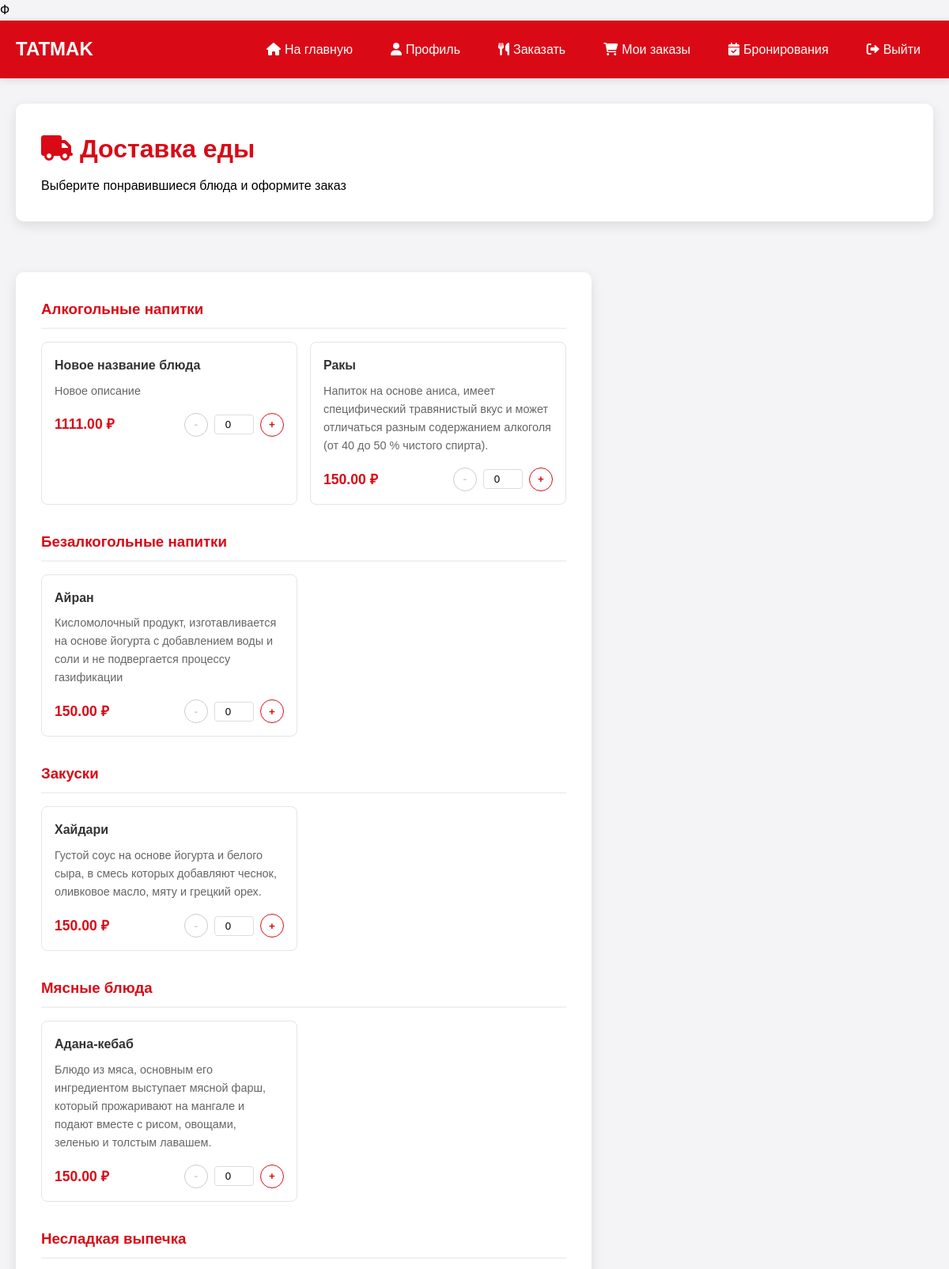
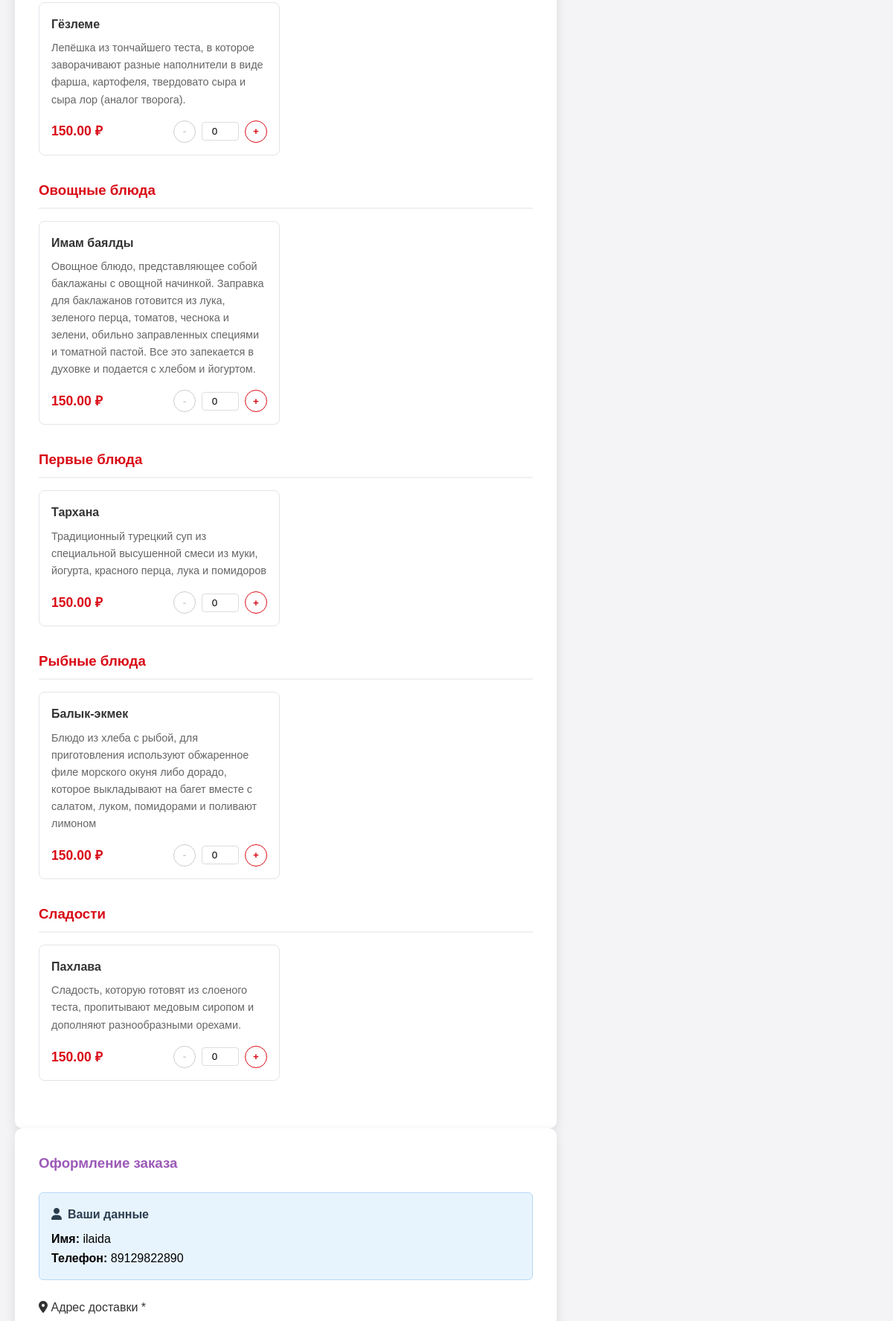
Screenshot of /user/delivery.php (signed in, upper part) with the database file from the repository (2 pictures, top to bottom).
### tables this page shows
CREATE TABLE `dishes` (
  `id` int NOT NULL,
  `category_id` int DEFAULT NULL,
  `name` varchar(200) NOT NULL,
  `description` text,
  `price` decimal(10,2) NOT NULL,
  `weight` varchar(50) DEFAULT NULL,
  `image` varchar(255) DEFAULT NULL,
  `is_available` tinyint(1) DEFAULT '1',
  `created_at` timestamp NULL DEFAULT CURRENT_TIMESTAMP
);

CREATE TABLE `users` (
  `id` int NOT NULL,
  `name` varchar(100) NOT NULL,
  `email` varchar(100) NOT NULL,
  `phone` varchar(20) DEFAULT NULL,
  `password` varchar(255) NOT NULL,
  `role` enum('user','admin') DEFAULT 'user',
  `created_at` timestamp NULL DEFAULT CURRENT_TIMESTAMP
);

### user/delivery.php (the view, shortened to what this page needs)
<?php
$database = new Database();
$db = $database->getConnection();
$user_id = $_SESSION['user_id'];
$user_query = "SELECT * FROM users WHERE id = ?";
$user_stmt = $db->prepare($user_query);
$user_stmt->execute([$user_id]);
$user = $user_stmt->fetch(PDO::FETCH_ASSOC);
$dishes_query = "SELECT d.*, c.name as category_name
                FROM dishes d
                LEFT JOIN categories c ON d.category_id = c.id
                WHERE d.is_available = 1
                ORDER BY c.name, d.name";
$dishes_stmt = $db->query($dishes_query);
$dishes = $dishes_stmt->fetchAll(PDO::FETCH_ASSOC);
$categories = [];
foreach ($dishes as $dish) {
    $categories[$dish['category_name']][] = $dish;
}
?>
<!DOCTYPE html>
<html lang="ru">
<head>
    <link rel="stylesheet" href="https://cdnjs.cloudflare.com/ajax/libs/font-awesome/6.0.0/css/all.min.css">
</head>
<body>
    <header class="header">
        <div class="nav-container">
            <div class="logo">
                <a href="index.php">TATMAK</a>
            </div>
            <div class="nav-menu">
                <a href="../index.php"><i class="fas fa-home"></i> На главную</a>
                <a href="profile.php"><i class="fas fa-user"></i> Профиль</a>
                <a href="delivery.php"><i class="fas fa-utensils"></i> Заказать</a>
                <a href="orders.php">
                <i class="fas fa-shopping-cart"></i> Мои заказы
            </a>
            <a href="reservations.php"><i class="fas fa-calendar-check"></i> Бронирования</a>
                <a href="logout.php"><i class="fas fa-sign-out-alt"></i> Выйти</a>
            </div>
        </div>
    </header>
    <div class="container">
        <div class="page-header">
            <h1><i class="fas fa-truck"></i> Доставка еды</h1>
            <p>Выберите понравившиеся блюда и оформите заказ</p>
        </div>
        <form method="POST" id="orderForm">
            <div class="menu-section">
                <?php foreach ($categories as $category_name => $category_dishes): ?>
                    <div class="category">
                        <h3><?php echo htmlspecialchars($category_name); ?></h3>
                        <div class="dishes-grid">
                            <?php foreach ($category_dishes as $dish): ?>
                                <div class="dish-card">
                                    <div class="dish-name"><?php echo htmlspecialchars($dish['name']); ?></div>
                                    <div class="dish-description"><?php echo htmlspecialchars($dish['description']); ?></div>
                                    <div class="dish-footer">
                                        <div class="dish-price"><?php echo $dish['price']; ?> ₽</div>
                                        <div class="quantity-controls">
                                            <button type="button" class="quantity-btn minus" data-dish="<?php echo $dish['id']; ?>" disabled>-</button>
                                            <input type="number" name="items[<?php echo $dish['id']; ?>]"
                                                   value="<?php echo $_POST['items'][$dish['id']] ?? 0; ?>"
                                                   min="0" max="10" class="quantity-input"
                                                   data-price="<?php echo $dish['price']; ?>">
                                            <button type="button" class="quantity-btn plus" data-dish="<?php echo $dish['id']; ?>">+</button>
                                        </div>
                                    </div>
                                </div>
                            <?php endforeach; ?>
                        </div>
                    </div>
                <?php endforeach; ?>
            </div>
            <div class="order-form">
                <h3 style="margin-bottom: 1.5rem; color: #9b59b6;">Оформление заказа</h3>
                <div class="user-info">
                    <h4><i class="fas fa-user"></i> Ваши данные</h4>
                    <p><strong>Имя:</strong> <?php echo htmlspecialchars($user['name']); ?></p>
                    <p><strong>Телефон:</strong> <?php echo htmlspecialchars($user['phone']); ?></p>
                </div>
                <div class="form-group">
                    <label for="customer_address"><i class="fas fa-map-marker-alt"></i> Адрес доставки *</label>
                </div>
            </div>
        </form>
    </div>
</body>
</html>

### user/delivery.php (style rules this page uses)
* { margin: 0; padding: 0; box-sizing: border-box; }
body { font-family: 'Arial', sans-serif; background: #F4F3F5; line-height: 1.6; }
.header { background: #D90A16; color: white; padding: 1rem 0; box-shadow: 0 2px 10px rgba(0,0,0,0.1); }
.nav-container { max-width: 1200px; margin: 0 auto; padding: 0 20px; display: flex; justify-content: space-between; align-items: center; }
.logo a { color: white; text-decoration: none; font-size: 1.5rem; font-weight: bold; }
.nav-menu { display: flex; gap: 1rem; align-items: center; }
.nav-menu a { color: white; text-decoration: none; padding: 8px 16px; border-radius: 5px; transition: background 0.3s; display: flex; align-items: center; gap: 5px; }
.container { max-width: 1200px; margin: 2rem auto; padding: 0 20px; display: grid; grid-template-columns: 1fr 400px; gap: 2rem; }
.page-header { background: white; padding: 2rem; border-radius: 10px; box-shadow: 0 5px 15px rgba(0,0,0,0.1); margin-bottom: 2rem; grid-column: 1 / -1; }
.page-header h1 { color: #D90A16; margin-bottom: 0.5rem; }
.menu-section { background: white; border-radius: 10px; box-shadow: 0 5px 15px rgba(0,0,0,0.1); padding: 2rem; }
.category { margin-bottom: 2rem; }
.category h3 { color: #D90A16; margin-bottom: 1rem; padding-bottom: 0.5rem; border-bottom: 2px solid #f1f1f1; }
.dishes-grid { display: grid; grid-template-columns: repeat(auto-fill, minmax(300px, 1fr)); gap: 1rem; }
.dish-card { border: 1px solid #e1e5e9; border-radius: 8px; padding: 1rem; transition: transform 0.3s, box-shadow 0.3s; }
.dish-name { font-weight: bold; margin-bottom: 0.5rem; color: #333; }
.dish-description { color: #666; font-size: 0.9rem; margin-bottom: 1rem; }
.dish-footer { display: flex; justify-content: space-between; align-items: center; }
.dish-price { font-weight: bold; color: #D90A16; font-size: 1.1rem; }
.quantity-controls { display: flex; align-items: center; gap: 0.5rem; }
.quantity-btn { width: 30px; height: 30px; border: 1px solid #D90A16; background: white; color: #D90A16; border-radius: 50%; cursor: pointer; display: flex; align-items: center; justify-content: center; font-weight: bold; transition: all 0.3s; }
.quantity-btn:disabled { border-color: #ccc; color: #ccc; cursor: not-allowed; }
.quantity-input { width: 50px; text-align: center; border: 1px solid #ddd; border-radius: 4px; padding: 4px; }
.order-form { background: white; border-radius: 10px; box-shadow: 0 5px 15px rgba(0,0,0,0.1); padding: 2rem; position: sticky; top: 2rem; height: fit-content; }
.form-group { margin-bottom: 1.5rem; }
.form-group label { display: block; margin-bottom: 0.5rem; font-weight: 500; color: #333; }
.user-info { background: #e8f4fd; border: 1px solid #b6d7f7; border-radius: 6px; padding: 1rem; margin-bottom: 1.5rem; }
.user-info h4 { color: #2c3e50; margin-bottom: 0.5rem; display: flex; align-items: center; gap: 0.5rem; }

### rows the page displays
dishes: name "Новое название блюда", description "Новое описание", price "1111.00", id "0"
dishes: name "Ракы", description "Напиток на основе аниса, имеет специфический травянистый вкус и может отличаться разным содержанием алкоголя (от 40 до 50 % чистого спирта).", price "150.00", id "0"
dishes: name "Айран", description "Кисломолочный продукт, изготавливается на основе йогурта с добавлением воды и соли и не подвергается процессу газификации", price "150.00", id "0"
dishes: name "Хайдари", description "Густой соус на основе йогурта и белого сыра, в смесь которых добавляют чеснок, оливковое масло, мяту и грецкий орех.", price "150.00", id "0"
dishes: name "Адана-кебаб", description "Блюдо из мяса, основным его ингредиентом выступает мясной фарш, который прожаривают на мангале и подают вместе с рисом, овощами, зеленью и толстым лавашем.", price "150.00", id "0"
dishes: name "Гёзлеме", description "Лепёшка из тончайшего теста, в которое заворачивают разные наполнители в виде фарша, картофеля, твердовато сыра и сыра лор (аналог творога).", price "150.00", id "0"
dishes: name "Имам баялды", description "Овощное блюдо, представляющее собой баклажаны с овощной начинкой. Заправка для баклажанов готовится из лука, зеленого перца, томатов, чеснока и зелени, обильно заправленных специями и томатной пастой. Все это запекается в духовке и подается с хлебом и йогуртом.", price "150.00", id "0"
dishes: name "Тархана", description "Традиционный турецкий суп из специальной высушенной смеси из муки, йогурта, красного перца, лука и помидоров", price "150.00", id "0"
dishes: name "Балык-экмек", description "Блюдо из хлеба с рыбой, для приготовления используют обжаренное филе морского окуня либо дорадо, которое выкладывают на багет вместе с салатом, луком, помидорами и поливают лимоном", price "150.00", id "0"
dishes: name "Пахлава", description "Сладость, которую готовят из слоеного теста, пропитывают медовым сиропом и дополняют разнообразными орехами.", price "150.00", id "0"
users: name "ilaida", phone "89129822890"

### other values shown
$category_name "Алкогольные напитки"
$category_name "Безалкогольные напитки"
$category_name "Закуски"
$category_name "Мясные блюда"
$category_name "Несладкая выпечка"
$category_name "Овощные блюда"
$category_name "Первые блюда"
$category_name "Рыбные блюда"
$category_name "Сладости"
